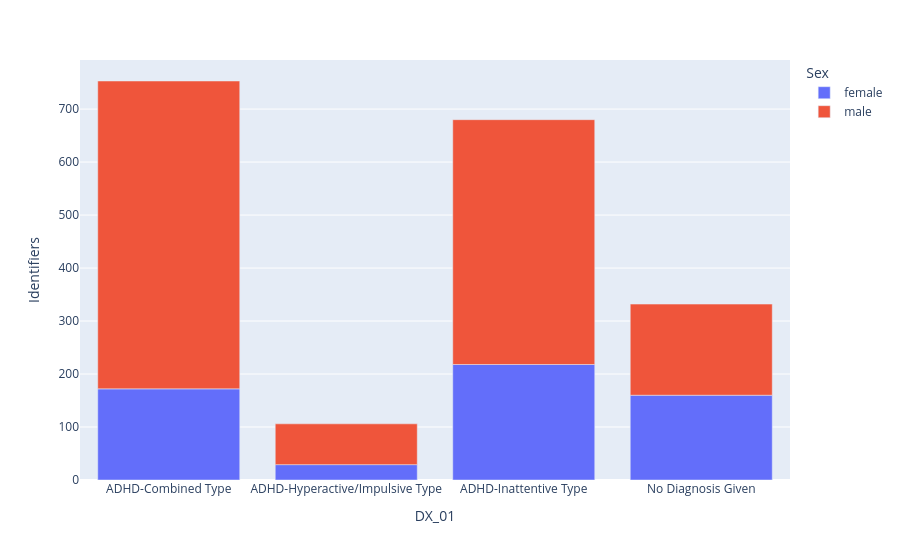

Source (notebook cell):
### Markdown cell above
### What is the sex breakdown of children with adhd? 
#### largest M/F ratios are combined and hyperactive, but not inattentive

### Code cell
demographics = dx.groupby(['DX_01', 'Sex']
                          ).agg({'Identifiers': 'count',
                                }).reset_index()

fig = px.bar(demographics, x="DX_01", y="Identifiers", color="Sex")
fig.show()

### Figure 1 — Plotly figure (JSON) as saved in the notebook; plotly's stock layout.template omitted (floating-point values rounded to 4 significant figures)
{"data": [{"alignmentgroup": "True", "hovertemplate": "Sex=female<br>DX_01=%{x}<br>Identifiers=%{y}<extra></extra>", "legendgroup": "female", "marker": {"color": "#636efa", "pattern": {"shape": ""}}, "name": "female", "offsetgroup": "female", "orientation": "v", "showlegend": true, "textposition": "auto", "type": "bar", "x": ["ADHD-Combined Type", "ADHD-Hyperactive/Impulsive Type", "ADHD-Inattentive Type", "No Diagnosis Given"], "xaxis": "x", "y": [172, 29, 218, 160], "yaxis": "y"}, {"alignmentgroup": "True", "hovertemplate": "Sex=male<br>DX_01=%{x}<br>Identifiers=%{y}<extra></extra>", "legendgroup": "male", "marker": {"color": "#EF553B", "pattern": {"shape": ""}}, "name": "male", "offsetgroup": "male", "orientation": "v", "showlegend": true, "textposition": "auto", "type": "bar", "x": ["ADHD-Combined Type", "ADHD-Hyperactive/Impulsive Type", "ADHD-Inattentive Type", "No Diagnosis Given"], "xaxis": "x", "y": [581, 77, 462, 172], "yaxis": "y"}], "layout": {"barmode": "relative", "legend": {"title": {"text": "Sex"}, "tracegroupgap": 0}, "margin": {"t": 60}, "xaxis": {"anchor": "y", "domain": [0, 1], "title": {"text": "DX_01"}}, "yaxis": {"anchor": "x", "domain": [0, 1], "title": {"text": "Identifiers"}}}}
